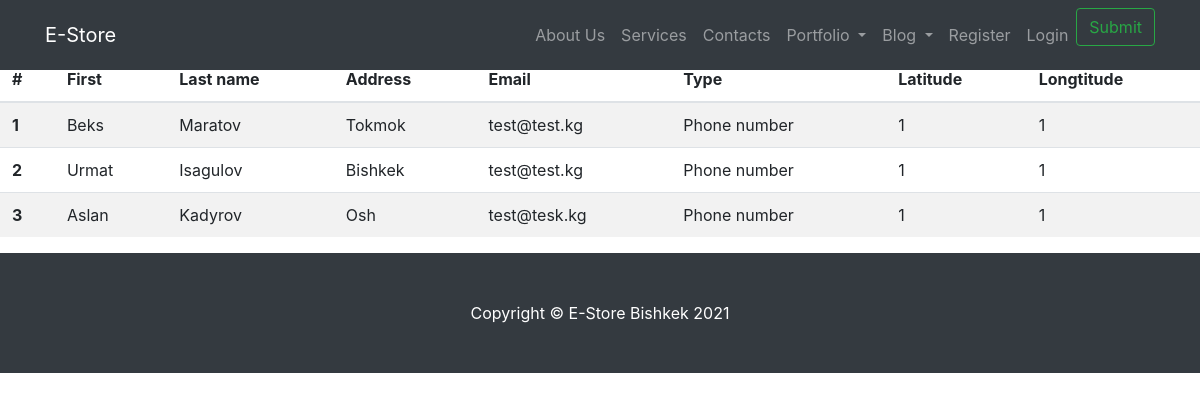
/contacts/, run on the app's committed database.
### products/models.py (models this page shows)
class Contacts(models.Model):
    type_contact = (
        ('Phone number', 'Phone number'),
        ('Email', 'Email'),
        ('Physical address', 'Physical address')
    )
    name = models.CharField(max_length=20)
    last_name = models.CharField(max_length=20)
    phone = models.IntegerField(max_length=20)
    email = models.EmailField()
    address = models.CharField(max_length=50)
    type = models.CharField(max_length=20, choices=type_contact, default='Phone number')
    latitude = models.IntegerField(max_length=20, blank=True, null=True)
    longtitude = models.IntegerField(max_length=20, blank=True, null=True)

### products/views.py (the view)
# urls.py: path('contacts/', contacts, name= 'contacts'),
def contacts(request):
    contacts = Contacts.objects.all()
    context = {'contacts':contacts}
    return render (request, 'product/contacts.html', context)

### products/templates/product/contacts.html
{% extends 'product/base.html' %}
{% block content %}
<table class="table table-striped">
  <thead>
    <tr>
      <th scope="col">#</th>
      <th scope="col">First</th>
      <th scope="col">Last name</th>
      <th scope="col">Address</th>
      <th scope="col">Email</th>
      <th scope="col">Type</th>
      <th scope="col">Latitude</th>
      <th scope="col">Longtitude</th>
    </tr>
  </thead>
  <tbody>
  {% for product in contacts %}
    <tr>
      <th scope="row">{{ product.id }}</th>
      <td>{{ product.name }}</td>
      <td>{{ product.last_name }}</td>
      <td>{{ product.address }}</td>
      <td>{{ product.email }}</td>
      <td>{{ product.type }}</td>
      <td>{{ product.latitude }}</td>
      <td>{{ product.longtitude }}</td>
    </tr>
  {% endfor %}
  </tbody>
</table>
{% endblock %}

### static/css/modern-business.css (style rules this page uses)
body { padding-top: 56px; }

### data on the page
Contacts: id "1", name "Beks", last_name "Maratov", address "Tokmok", email "test@test.kg", type "Phone number", latitude "1", longtitude "1"
Contacts: id "2", name "Urmat", last_name "Isagulov", address "Bishkek", email "test@test.kg", type "Phone number", latitude "1", longtitude "1"
Contacts: id "3", name "Aslan", last_name "Kadyrov", address "Osh", email "test@tesk.kg", type "Phone number", latitude "1", longtitude "1"
